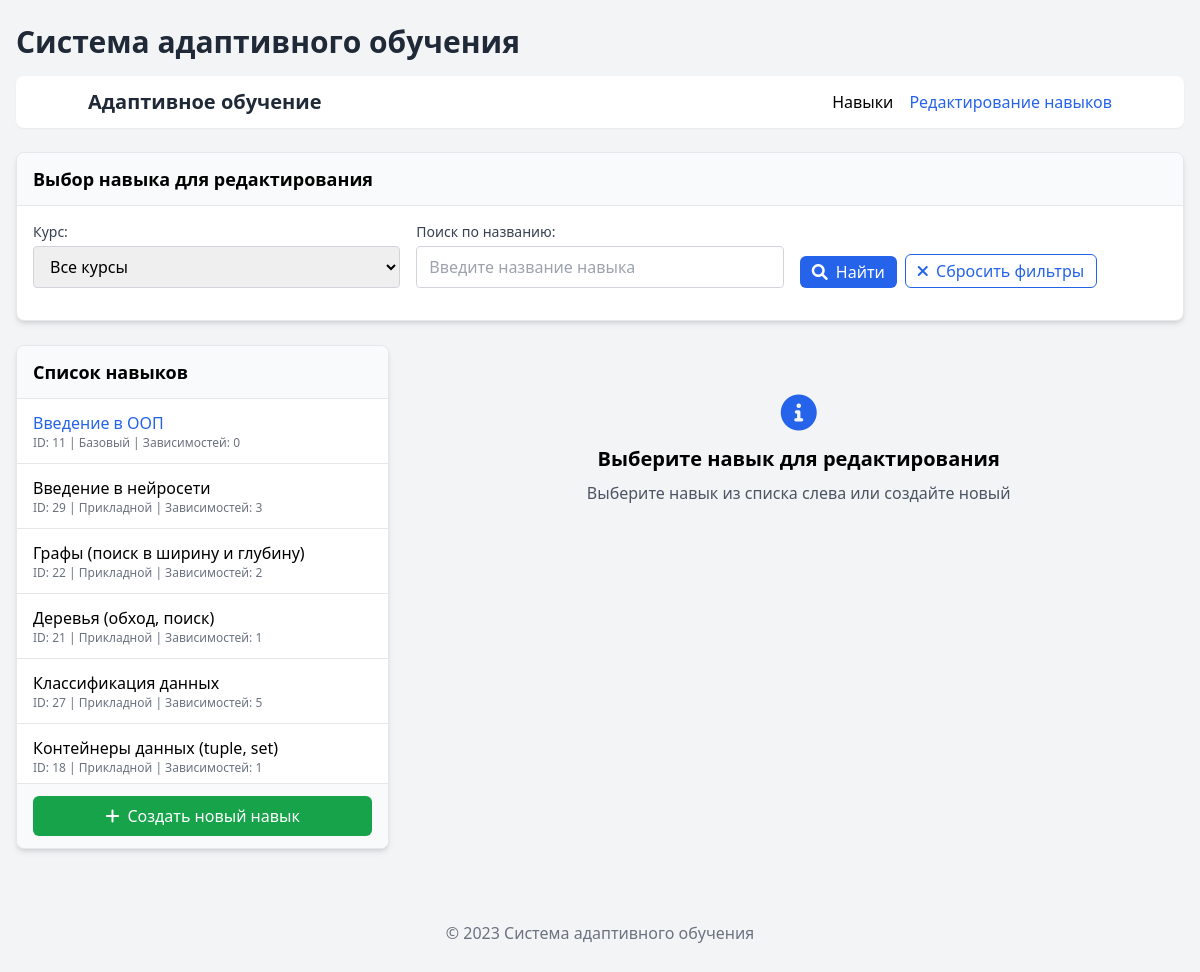
The app's page /skills/edit/ (signed in), older data.
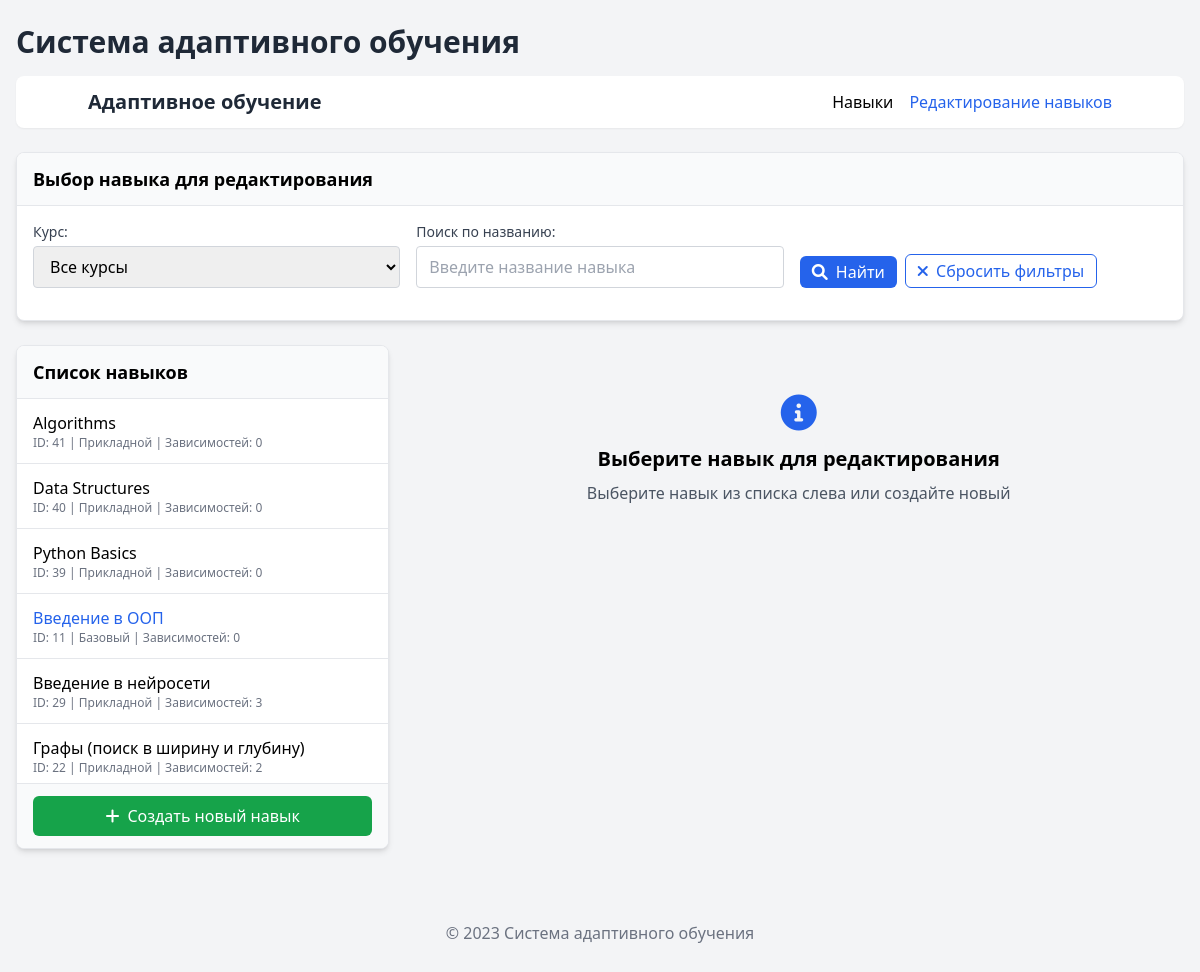
The same page, newer data.
### skills/models.py (models this page shows, shortened)
class Skill(models.Model):
    name = models.CharField(max_length=255, unique=True, verbose_name="Название навыка")
    description = models.TextField(blank=True, null=True, verbose_name="Описание навыка")
    is_base = models.BooleanField(default=False, verbose_name="Базовый навык")
    courses = models.ManyToManyField(Course, related_name="skills", verbose_name="Связанные курсы")
    prerequisites = models.ManyToManyField("self", symmetrical=False, blank=True, verbose_name="Необходимые навыки", related_name="dependent_skills")
    class Meta:
        verbose_name = "Навык"
        verbose_name_plural = "Навыки"
        ordering = ["name"]

### skills/views.py (the view)
# urls.py: path('edit/', views.skills_edit, name='skills_edit'),
@login_required
def skills_edit(request):
    search_query = request.GET.get('search', '')
    course_id = request.GET.get('course')
    skill_id = request.GET.get('skill')
    courses = Course.objects.all().prefetch_related('skills')
    filtered_skills = Skill.objects.all().prefetch_related('prerequisites')
    if search_query:
        filtered_skills = filtered_skills.filter(name__icontains=search_query)
    if course_id:
        try:
            course = Course.objects.get(id=course_id)
            filtered_skills = filtered_skills.filter(courses=course)
        except Course.DoesNotExist:
            pass
    selected_skill = None
    dependent_skills = []
    if skill_id:
        try:
            selected_skill = Skill.objects.prefetch_related('prerequisites').get(id=skill_id)
            dependent_skills = Skill.objects.filter(prerequisites=selected_skill)
            graph_skills = set([selected_skill])
            graph_skills.update(selected_skill.prerequisites.all())
            graph_skills.update(dependent_skills)
            cytoscape_data = generate_cytoscape_data(graph_skills)
        except Skill.DoesNotExist:
            cytoscape_data = json.dumps({'nodes': [], 'edges': []})
    else:
        cytoscape_data = json.dumps({'nodes': [], 'edges': []})
    courses_json = json.dumps(
        list(courses.values('id', 'name')),
        cls=DjangoJSONEncoder
    )
    skills_json = json.dumps([
        {
            'id': s.id,
            'name': s.name,
            'courses': list(s.courses.values_list('id', flat=True)),
            'prerequisites': list(s.prerequisites.values_list('id', flat=True)),
        } for s in filtered_skills
    ], cls=DjangoJSONEncoder)
    context = {
        'courses': courses,
        'filtered_skills': filtered_skills,
        'selected_skill': selected_skill,
        'dependent_skills': dependent_skills,
        'cytoscape_data': cytoscape_data,
        'search_query': search_query,
        'selected_course_id': course_id,
        'courses_json': courses_json,
        'skills_json': skills_json,
    }
    return render(request, 'skills/skills_edit.html', context)

### skills/templates/skills/skills_edit.html (shortened to what the changed rows need)
{% load static %}
<!DOCTYPE html>
<html lang="ru">
<head>
    <script src="https://cdn.tailwindcss.com"></script>
    <link rel="stylesheet" href="https://cdnjs.cloudflare.com/ajax/libs/font-awesome/6.0.0/css/all.min.css">
    <link rel="stylesheet" href="{% static 'skills/styles.css' %}">
</head>
<body class="bg-gray-100 pt-6">
    <div class="container mx-auto px-4 max-w-7xl">
        <header class="mb-6">
            <h1 class="text-3xl font-bold text-gray-800 mb-4">Система адаптивного обучения</h1>
        </header>
        <main>
            <div class="grid grid-cols-1 lg:grid-cols-3 gap-6">
                <div class="lg:col-span-1 order-2 lg:order-1">
                    <div class="card mb-6 bg-white rounded-lg shadow-md overflow-hidden border border-gray-200">
                            <div class="card-body p-0">
                                <ul class="divide-y divide-gray-200 max-h-96 overflow-y-auto">
                                    {% for skill in filtered_skills %}
                                    <li class="{% if skill.id == selected_skill.id %}bg-blue-50{% endif %}">
                                        <a href="?skill={{ skill.id }}&course={{ selected_course_id }}&search={{ search_query }}"
                                           class="block px-4 py-3 hover:bg-gray-50 transition-colors">
                                            <div class="font-medium {% if skill.is_base %}text-blue-600{% endif %}">
                                                {{ skill.name }}
                                            </div>
                                            <div class="text-xs text-gray-500">
                                                ID: {{ skill.id }} |
                                                {% if skill.is_base %}Базовый{% else %}Прикладной{% endif %} |
                                                Зависимостей: {{ skill.prerequisites.count }}
                                            </div>
                                        </a>
                                    </li>
                                    {% empty %}
                                    <li class="px-4 py-3 text-gray-500">Навыки не найдены</li>
                                    {% endfor %}
                                </ul>
                            </div>
                        </div>
                </div>
            </div>
        </main>
    </div>
</body>
</html>

Row changes from the older to the newer data that the page shows:
no longer on this page (row unchanged): Skill: name "Деревья (обход, поиск)", id "21", is_base "Прикладной", prerequisites.count "1"
no longer on this page (row unchanged): Skill: name "Классификация данных", id "27", is_base "Прикладной", prerequisites.count "5"
no longer on this page (row unchanged): Skill: name "Контейнеры данных (tuple, set)", id "18", is_base "Прикладной", prerequisites.count "1"
added Skill: name "Algorithms", id "41", is_base "Прикладной", prerequisites.count "0"
added Skill: name "Data Structures", id "40", is_base "Прикладной", prerequisites.count "0"
added Skill: name "Python Basics", id "39", is_base "Прикладной", prerequisites.count "0"
